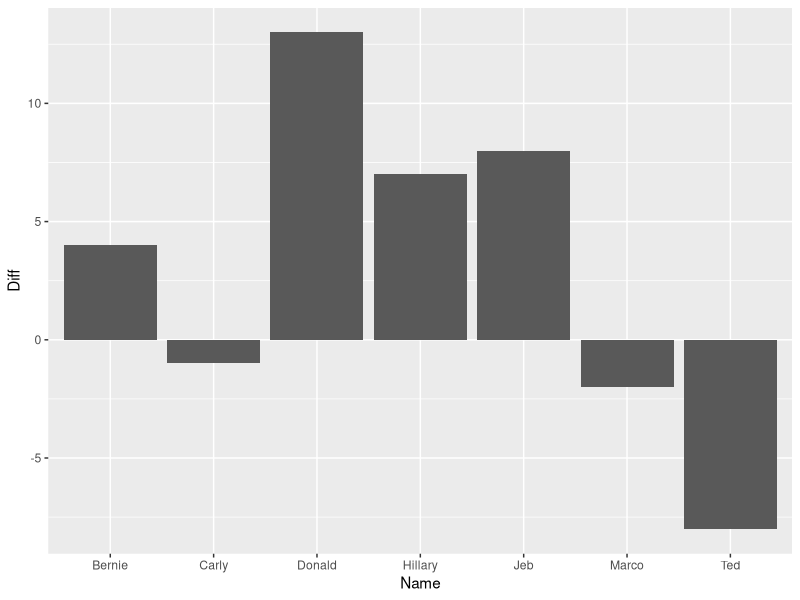
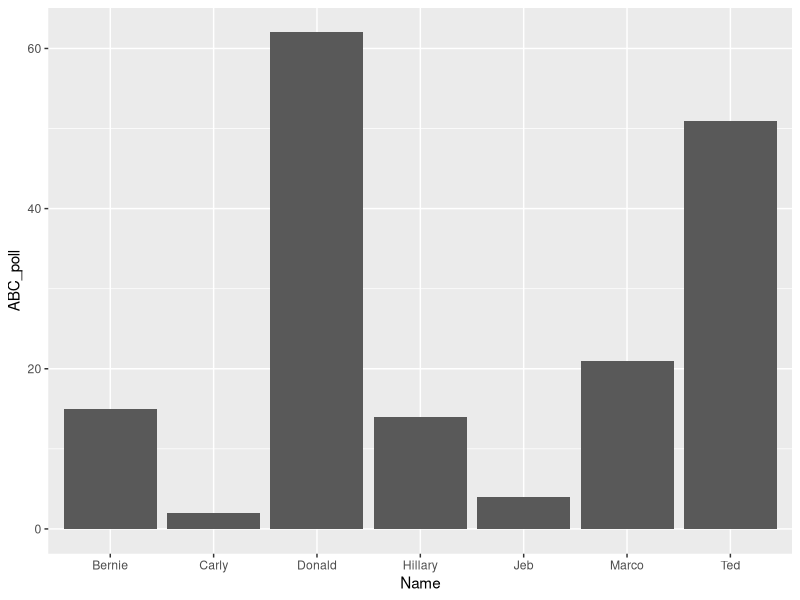

Reproduce these figures in R, in order.
library(ggplot2)

Name <- c("Jeb", "Donald", "Ted", "Marco", "Carly", "Hillary", "Bernie")
ABC_poll   <- c(  4,      62,      51,    21,      2,        14,       15)
CBS_poll   <- c( 12,      75,      43,    19,      1,        21,       19)

df_polls <- data.frame(Name, ABC_poll, CBS_poll)

str(df_polls)
head(df_polls)

# Compute Mean, Median, and Range

mean(df_polls$ABC_poll)
mean(df_polls$CBS_poll)
median(df_polls$ABC_poll)
median(df_polls$CBS_poll)
range(df_polls[, c("ABC_poll","CBS_poll")])

# Adds Column for difference between ABC and CBS
df_polls$Diff <- df_polls$CBS_poll - df_polls$ABC_pol

ggplot(df_polls) +
  geom_bar(stat = "identity", aes(Name, Diff))


ggplot(df_polls) +
  geom_bar(stat = "identity", aes(Name, ABC_poll))